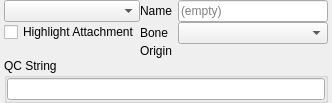
<?xml version="1.0" encoding="UTF-8"?>
<ui version="4.0">
 <class>studiomodel::AttachmentsPanel</class>
 <widget class="QWidget" name="studiomodel::AttachmentsPanel">
  <property name="geometry">
   <rect>
    <x>0</x>
    <y>0</y>
    <width>329</width>
    <height>98</height>
   </rect>
  </property>
  <property name="windowTitle">
   <string>Form</string>
  </property>
  <layout class="QVBoxLayout" name="verticalLayout_3">
   <property name="spacing">
    <number>0</number>
   </property>
   <property name="sizeConstraint">
    <enum>QLayout::SetFixedSize</enum>
   </property>
   <property name="leftMargin">
    <number>4</number>
   </property>
   <property name="topMargin">
    <number>0</number>
   </property>
   <property name="rightMargin">
    <number>4</number>
   </property>
   <property name="bottomMargin">
    <number>0</number>
   </property>
   <item>
    <layout class="QHBoxLayout" name="DockLayout">
     <property name="leftMargin">
      <number>0</number>
     </property>
     <item>
      <layout class="QVBoxLayout" name="verticalLayout">
       <property name="leftMargin">
        <number>0</number>
       </property>
       <property name="topMargin">
        <number>0</number>
       </property>
       <item>
        <widget class="QComboBox" name="Attachments">
         <property name="sizePolicy">
          <sizepolicy hsizetype="Preferred" vsizetype="Fixed">
           <horstretch>0</horstretch>
           <verstretch>0</verstretch>
          </sizepolicy>
         </property>
         <property name="minimumSize">
          <size>
           <width>125</width>
           <height>0</height>
          </size>
         </property>
         <property name="maximumSize">
          <size>
           <width>16777215</width>
           <height>16777215</height>
          </size>
         </property>
        </widget>
       </item>
       <item>
        <widget class="QCheckBox" name="HighlightAttachment">
         <property name="text">
          <string>Highlight Attachment</string>
         </property>
         <property name="checked">
          <bool>false</bool>
         </property>
        </widget>
       </item>
       <item>
        <spacer name="verticalSpacer">
         <property name="orientation">
          <enum>Qt::Vertical</enum>
         </property>
         <property name="sizeHint" stdset="0">
          <size>
           <width>20</width>
           <height>0</height>
          </size>
         </property>
        </spacer>
       </item>
      </layout>
     </item>
     <item>
      <layout class="QGridLayout" name="gridLayout">
       <property name="leftMargin">
        <number>0</number>
       </property>
       <property name="horizontalSpacing">
        <number>6</number>
       </property>
       <property name="verticalSpacing">
        <number>0</number>
       </property>
       <item row="3" column="0" colspan="2">
        <spacer name="verticalSpacer_2">
         <property name="orientation">
          <enum>Qt::Vertical</enum>
         </property>
         <property name="sizeHint" stdset="0">
          <size>
           <width>20</width>
           <height>0</height>
          </size>
         </property>
        </spacer>
       </item>
       <item row="0" column="0">
        <widget class="QLabel" name="label">
         <property name="sizePolicy">
          <sizepolicy hsizetype="Fixed" vsizetype="Preferred">
           <horstretch>0</horstretch>
           <verstretch>0</verstretch>
          </sizepolicy>
         </property>
         <property name="text">
          <string>Name</string>
         </property>
        </widget>
       </item>
       <item row="2" column="1">
        <widget class="qt::widgets::ShortVector3Edit" name="Origin" native="true">
         <property name="sizePolicy">
          <sizepolicy hsizetype="Preferred" vsizetype="Preferred">
           <horstretch>0</horstretch>
           <verstretch>0</verstretch>
          </sizepolicy>
         </property>
         <property name="minimumSize">
          <size>
           <width>150</width>
           <height>0</height>
          </size>
         </property>
         <property name="maximumSize">
          <size>
           <width>16777215</width>
           <height>16777215</height>
          </size>
         </property>
        </widget>
       </item>
       <item row="1" column="1">
        <widget class="QComboBox" name="Bone">
         <property name="sizePolicy">
          <sizepolicy hsizetype="Preferred" vsizetype="Fixed">
           <horstretch>0</horstretch>
           <verstretch>0</verstretch>
          </sizepolicy>
         </property>
         <property name="minimumSize">
          <size>
           <width>150</width>
           <height>0</height>
          </size>
         </property>
         <property name="maximumSize">
          <size>
           <width>16777215</width>
           <height>16777215</height>
          </size>
         </property>
        </widget>
       </item>
       <item row="0" column="1">
        <widget class="QLineEdit" name="Name">
         <property name="sizePolicy">
          <sizepolicy hsizetype="Preferred" vsizetype="Fixed">
           <horstretch>0</horstretch>
           <verstretch>0</verstretch>
          </sizepolicy>
         </property>
         <property name="minimumSize">
          <size>
           <width>150</width>
           <height>0</height>
          </size>
         </property>
         <property name="maximumSize">
          <size>
           <width>16777215</width>
           <height>16777215</height>
          </size>
         </property>
         <property name="placeholderText">
          <string>(empty)</string>
         </property>
        </widget>
       </item>
       <item row="2" column="0">
        <widget class="QLabel" name="label_7">
         <property name="sizePolicy">
          <sizepolicy hsizetype="Fixed" vsizetype="Preferred">
           <horstretch>0</horstretch>
           <verstretch>0</verstretch>
          </sizepolicy>
         </property>
         <property name="text">
          <string>Origin</string>
         </property>
        </widget>
       </item>
       <item row="1" column="0">
        <widget class="QLabel" name="label_3">
         <property name="sizePolicy">
          <sizepolicy hsizetype="Fixed" vsizetype="Preferred">
           <horstretch>0</horstretch>
           <verstretch>0</verstretch>
          </sizepolicy>
         </property>
         <property name="text">
          <string>Bone</string>
         </property>
        </widget>
       </item>
      </layout>
     </item>
    </layout>
   </item>
   <item>
    <widget class="QGroupBox" name="groupBox">
     <property name="title">
      <string>QC String</string>
     </property>
     <property name="flat">
      <bool>true</bool>
     </property>
     <layout class="QVBoxLayout" name="verticalLayout_2">
      <property name="leftMargin">
       <number>0</number>
      </property>
      <property name="topMargin">
       <number>0</number>
      </property>
      <property name="rightMargin">
       <number>0</number>
      </property>
      <property name="bottomMargin">
       <number>0</number>
      </property>
      <item>
       <widget class="QLineEdit" name="QCString">
        <property name="sizePolicy">
         <sizepolicy hsizetype="Expanding" vsizetype="Fixed">
          <horstretch>0</horstretch>
          <verstretch>0</verstretch>
         </sizepolicy>
        </property>
        <property name="minimumSize">
         <size>
          <width>200</width>
          <height>0</height>
         </size>
        </property>
        <property name="alignment">
         <set>Qt::AlignLeading|Qt::AlignLeft|Qt::AlignVCenter</set>
        </property>
        <property name="readOnly">
         <bool>true</bool>
        </property>
       </widget>
      </item>
      <item>
       <spacer name="verticalSpacer_3">
        <property name="orientation">
         <enum>Qt::Vertical</enum>
        </property>
        <property name="sizeHint" stdset="0">
         <size>
          <width>20</width>
          <height>0</height>
         </size>
        </property>
       </spacer>
      </item>
     </layout>
    </widget>
   </item>
  </layout>
 </widget>
 <customwidgets>
  <customwidget>
   <class>qt::widgets::ShortVector3Edit</class>
   <extends>QWidget</extends>
   <header>qt/widgets/ShortVector3Edit.hpp</header>
   <container>1</container>
  </customwidget>
 </customwidgets>
 <resources/>
 <connections/>
</ui>
